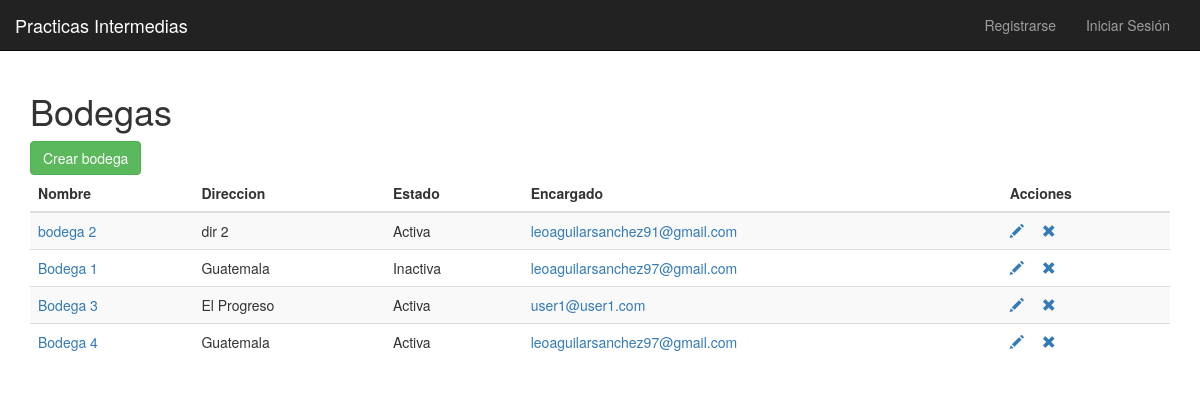
Screenshot of /bodegas with the database file from the repository.
### sedes/models.py (models this page shows, shortened)
class Bodega(models.Model):
    nombre = models.CharField(max_length=50)
    direccion = models.CharField(max_length=500)
    activada = models.BooleanField(default= True)
    encargado = models.ForeignKey('Usuario', on_delete=models.CASCADE)
    productos = models.ManyToManyField('Producto', through='BodegaProducto')

class Usuario(AbstractBaseUser, PermissionsMixin):
    dpi = models.BigIntegerField(
        unique=True,
        validators=[
            MaxValueValidator(9999999999999),
            MinValueValidator(100000000000)
        ]
    )
    nombre = models.CharField(max_length=300)
    fecha_nacimiento = models.DateField('Fecha Nacimiento')
    email = models.EmailField(_('Correo Electronico'), primary_key=True)
    is_admin = models.BooleanField(default=False)
    is_staff = models.BooleanField(default=False)
    is_active = models.BooleanField(default=True)
    date_joined = models.DateTimeField(default=timezone.now)
    USERNAME_FIELD = 'email'
    REQUIRED_FIELDS = ['dpi', 'fecha_nacimiento']
    objects = CustomUserManager()
    class Meta:
        permissions = (("registrar_cliente", "Para registrar clientes de una sede"),
                   ("registrar_venta", "Para registrar ventas de productos"),
                   ("visualizar_reporte", "Para visualizar reportes de ventas"),
                   ("actualizar_inventario", "Para modificar la cantidad de productos del inventario"),
                   ("solicitar_transferencia", "Para solicitar una transferencia de productos"),
                   ("ordenes_transferencia_externa", "Para revisar ordenes de transferencias entre sedes"),
                   ("ordenes_transferencia_interna", "Para revisar ordenes de transferencias entre bodegas"),
                   ("ordenes_venta", "Para modificar el estado de entregado de una orden de venta"),
                   ("ordenes_transferencia", "Para modificar el estado de entregado de una orden de transferencia"))

### sedes/views.py (the view)
# urls.py: path('bodegas', views.BodegaList.as_view(), name='lista_bodegas'),
class BodegaList(ListView):
    model = Bodega
    template_name = 'bodegas/bodegas_list.html'

### sedes/templates/bodegas/bodegas_list.html
{% extends '../base.html' %}
{% block body_block %}
<h1>Bodegas</h1>
<a class="btn btn-success" href="{% url "crear_bodega" %}">Crear bodega</a>
<table class="table table-striped">
    <thead class="thead-dark">
        <tr>
            <th>Nombre</th>
            <th>Direccion</th>
            <th>Estado</th>
            <th>Encargado</th>
            <th colspan="3">Acciones</th>
        </tr>
    </thead>
    <tbody class="table-hover">
        {% for bodega in object_list %}
        <tr>
            <td><a href="{% url "detalle_bodega"  bodega.id  %}">{{ bodega.nombre }}</a></td>
            <td>{{ bodega.direccion }}</td>
            <td>{% if bodega.activada %}{{ "Activa" }}{% else %}{{ "Inactiva" }}{% endif %}</td>
            <td><a href='{% url "ver_usuario" bodega.encargado.dpi %}'>{{ bodega.encargado.email }}</a></td>
            <td>
                <a href="{% url "modificar_bodega"  bodega.id  %}"> <span class="glyphicon glyphicon-pencil">&nbsp;</span></a>
                <a href="{% url "eliminar_bodega"  bodega.id  %}"> <span class="glyphicon glyphicon-remove">&nbsp;</span></a>
            </td>
        </tr>
        {% endfor %}
    </tbody>
</table>
{% endblock %}

### rows the page displays
Bodega: nombre "bodega 2", direccion "dir 2", value "Activa", encargado.email "leoaguilarsanchez91@gmail.com"
Bodega: nombre "Bodega 1", direccion "Guatemala", value "Inactiva", encargado.email "leoaguilarsanchez97@gmail.com"
Bodega: nombre "Bodega 3", direccion "El Progreso", value "Activa", encargado.email "user1@user1.com"
Bodega: nombre "Bodega 4", direccion "Guatemala", value "Activa", encargado.email "leoaguilarsanchez97@gmail.com"
